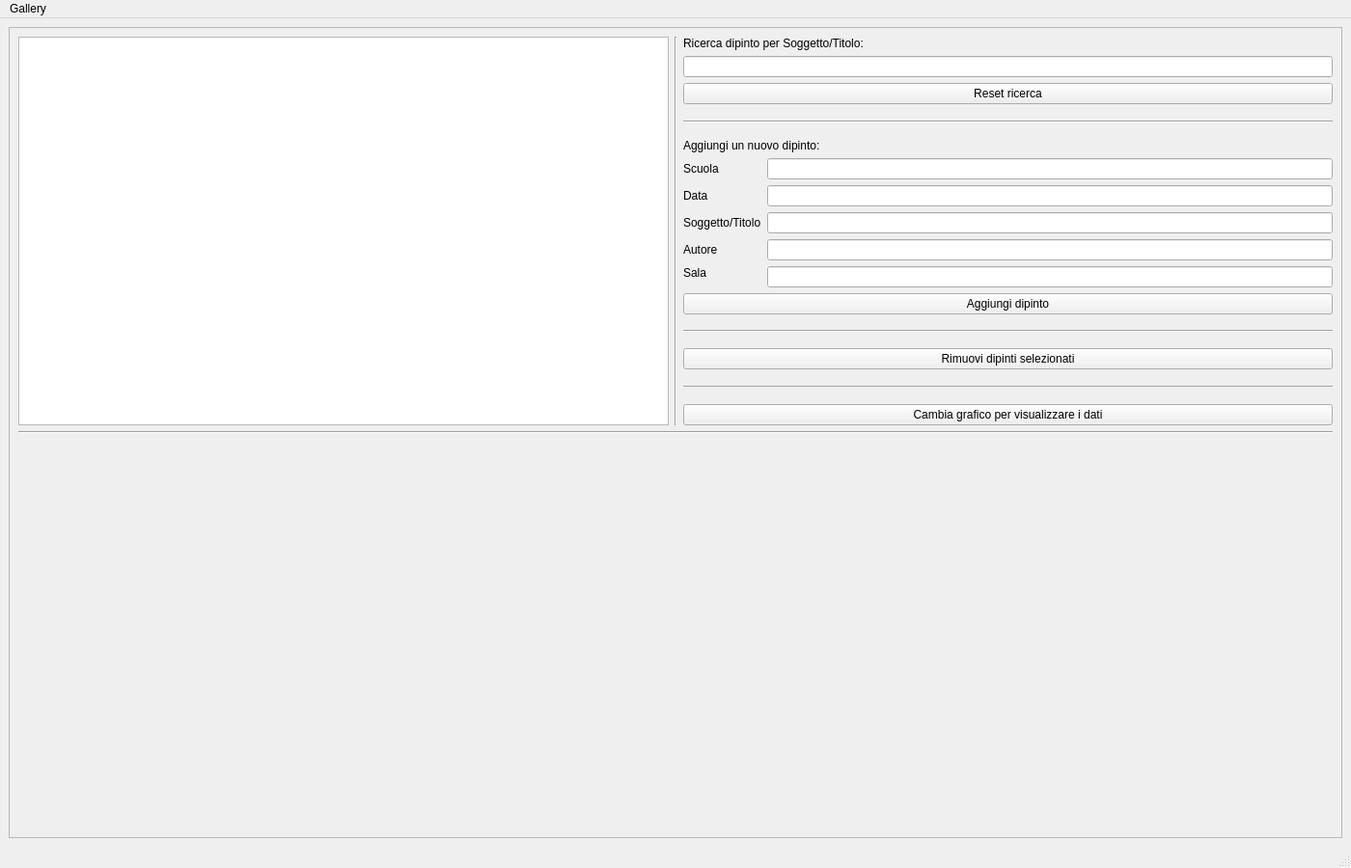
<?xml version="1.0" encoding="UTF-8"?>
<ui version="4.0">
 <class>MainWindow</class>
 <widget class="QMainWindow" name="MainWindow">
  <property name="geometry">
   <rect>
    <x>0</x>
    <y>0</y>
    <width>1400</width>
    <height>900</height>
   </rect>
  </property>
  <property name="windowTitle">
   <string>MainWindow</string>
  </property>
  <widget class="QWidget" name="centralwidget">
   <layout class="QGridLayout" name="gridLayout">
    <item row="0" column="0">
     <widget class="QScrollArea" name="scrollArea">
      <property name="widgetResizable">
       <bool>true</bool>
      </property>
      <widget class="QWidget" name="scrollAreaWidgetContents">
       <property name="geometry">
        <rect>
         <x>0</x>
         <y>0</y>
         <width>1380</width>
         <height>836</height>
        </rect>
       </property>
       <layout class="QVBoxLayout" name="verticalLayout_6">
        <item>
         <layout class="QHBoxLayout" name="hl_tabella_input">
          <property name="sizeConstraint">
           <enum>QLayout::SetDefaultConstraint</enum>
          </property>
          <item>
           <widget class="QTableWidget" name="tableWidget_dipinti">
            <property name="editTriggers">
             <set>QAbstractItemView::SelectedClicked</set>
            </property>
            <property name="columnCount">
             <number>0</number>
            </property>
           </widget>
          </item>
          <item>
           <widget class="Line" name="line_4">
            <property name="orientation">
             <enum>Qt::Vertical</enum>
            </property>
           </widget>
          </item>
          <item>
           <layout class="QVBoxLayout" name="verticalLayout_4">
            <property name="sizeConstraint">
             <enum>QLayout::SetMaximumSize</enum>
            </property>
            <item>
             <layout class="QVBoxLayout" name="verticalLayout_2">
              <property name="sizeConstraint">
               <enum>QLayout::SetMinimumSize</enum>
              </property>
              <item>
               <widget class="QLabel" name="label_ricerca">
                <property name="sizePolicy">
                 <sizepolicy hsizetype="Fixed" vsizetype="Fixed">
                  <horstretch>0</horstretch>
                  <verstretch>0</verstretch>
                 </sizepolicy>
                </property>
                <property name="text">
                 <string>Ricerca dipinto per Soggetto/Titolo:</string>
                </property>
               </widget>
              </item>
              <item>
               <widget class="QLineEdit" name="lineEdit_ricerca"/>
              </item>
              <item>
               <widget class="QPushButton" name="pushButton_reset_ricerca">
                <property name="text">
                 <string>Reset ricerca</string>
                </property>
               </widget>
              </item>
             </layout>
            </item>
            <item>
             <widget class="Line" name="line">
              <property name="sizePolicy">
               <sizepolicy hsizetype="Minimum" vsizetype="MinimumExpanding">
                <horstretch>0</horstretch>
                <verstretch>0</verstretch>
               </sizepolicy>
              </property>
              <property name="orientation">
               <enum>Qt::Horizontal</enum>
              </property>
             </widget>
            </item>
            <item>
             <layout class="QVBoxLayout" name="verticalLayout_3">
              <property name="spacing">
               <number>6</number>
              </property>
              <property name="sizeConstraint">
               <enum>QLayout::SetMinimumSize</enum>
              </property>
              <item>
               <widget class="QLabel" name="label_aggiungi">
                <property name="sizePolicy">
                 <sizepolicy hsizetype="Fixed" vsizetype="Fixed">
                  <horstretch>0</horstretch>
                  <verstretch>0</verstretch>
                 </sizepolicy>
                </property>
                <property name="text">
                 <string>Aggiungi un nuovo dipinto:</string>
                </property>
               </widget>
              </item>
              <item>
               <layout class="QFormLayout" name="formLayout_5">
                <property name="sizeConstraint">
                 <enum>QLayout::SetFixedSize</enum>
                </property>
                <item row="0" column="0">
                 <widget class="QLabel" name="label_scuola">
                  <property name="text">
                   <string>Scuola</string>
                  </property>
                 </widget>
                </item>
                <item row="0" column="1">
                 <widget class="QLineEdit" name="lineEdit_scuola"/>
                </item>
                <item row="1" column="0">
                 <widget class="QLabel" name="label_data">
                  <property name="text">
                   <string>Data</string>
                  </property>
                 </widget>
                </item>
                <item row="1" column="1">
                 <widget class="QLineEdit" name="lineEdit_data"/>
                </item>
                <item row="2" column="0">
                 <widget class="QLabel" name="label_soggetto">
                  <property name="text">
                   <string>Soggetto/Titolo</string>
                  </property>
                 </widget>
                </item>
                <item row="2" column="1">
                 <widget class="QLineEdit" name="lineEdit_soggetto"/>
                </item>
                <item row="3" column="0">
                 <widget class="QLabel" name="label_autore">
                  <property name="sizePolicy">
                   <sizepolicy hsizetype="Minimum" vsizetype="Preferred">
                    <horstretch>0</horstretch>
                    <verstretch>0</verstretch>
                   </sizepolicy>
                  </property>
                  <property name="text">
                   <string>Autore</string>
                  </property>
                 </widget>
                </item>
                <item row="3" column="1">
                 <widget class="QLineEdit" name="lineEdit_autore"/>
                </item>
                <item row="4" column="0">
                 <widget class="QLabel" name="label_sala">
                  <property name="sizePolicy">
                   <sizepolicy hsizetype="Preferred" vsizetype="Fixed">
                    <horstretch>0</horstretch>
                    <verstretch>0</verstretch>
                   </sizepolicy>
                  </property>
                  <property name="text">
                   <string>Sala</string>
                  </property>
                 </widget>
                </item>
                <item row="4" column="1">
                 <widget class="QLineEdit" name="lineEdit_sala"/>
                </item>
               </layout>
              </item>
              <item>
               <widget class="QPushButton" name="pushButton_aggiungi">
                <property name="sizePolicy">
                 <sizepolicy hsizetype="Expanding" vsizetype="Fixed">
                  <horstretch>0</horstretch>
                  <verstretch>0</verstretch>
                 </sizepolicy>
                </property>
                <property name="text">
                 <string>Aggiungi dipinto</string>
                </property>
               </widget>
              </item>
             </layout>
            </item>
            <item>
             <widget class="Line" name="line_2">
              <property name="sizePolicy">
               <sizepolicy hsizetype="Minimum" vsizetype="MinimumExpanding">
                <horstretch>0</horstretch>
                <verstretch>0</verstretch>
               </sizepolicy>
              </property>
              <property name="orientation">
               <enum>Qt::Horizontal</enum>
              </property>
             </widget>
            </item>
            <item>
             <widget class="QPushButton" name="pushButton_rimuovi">
              <property name="sizePolicy">
               <sizepolicy hsizetype="Expanding" vsizetype="Fixed">
                <horstretch>0</horstretch>
                <verstretch>0</verstretch>
               </sizepolicy>
              </property>
              <property name="text">
               <string>Rimuovi dipinti selezionati</string>
              </property>
             </widget>
            </item>
            <item>
             <widget class="Line" name="line_3">
              <property name="sizePolicy">
               <sizepolicy hsizetype="Minimum" vsizetype="MinimumExpanding">
                <horstretch>0</horstretch>
                <verstretch>0</verstretch>
               </sizepolicy>
              </property>
              <property name="orientation">
               <enum>Qt::Horizontal</enum>
              </property>
             </widget>
            </item>
            <item>
             <widget class="QPushButton" name="pushButtton_cambia_grafico">
              <property name="text">
               <string>Cambia grafico per visualizzare i dati</string>
              </property>
             </widget>
            </item>
           </layout>
          </item>
         </layout>
        </item>
        <item>
         <widget class="Line" name="line_6">
          <property name="orientation">
           <enum>Qt::Horizontal</enum>
          </property>
         </widget>
        </item>
        <item>
         <layout class="QHBoxLayout" name="hl_grafici">
          <item>
           <widget class="QStackedWidget" name="stackedWidget">
            <property name="minimumSize">
             <size>
              <width>1300</width>
              <height>400</height>
             </size>
            </property>
            <property name="currentIndex">
             <number>1</number>
            </property>
            <widget class="QWidget" name="page"/>
            <widget class="QWidget" name="page_2"/>
           </widget>
          </item>
         </layout>
        </item>
       </layout>
      </widget>
     </widget>
    </item>
   </layout>
  </widget>
  <widget class="QMenuBar" name="menubar">
   <property name="geometry">
    <rect>
     <x>0</x>
     <y>0</y>
     <width>1400</width>
     <height>22</height>
    </rect>
   </property>
   <widget class="QMenu" name="menuGallery">
    <property name="title">
     <string>Gallery</string>
    </property>
   </widget>
   <addaction name="menuGallery"/>
  </widget>
  <widget class="QStatusBar" name="statusbar"/>
 </widget>
 <resources/>
 <connections/>
</ui>
